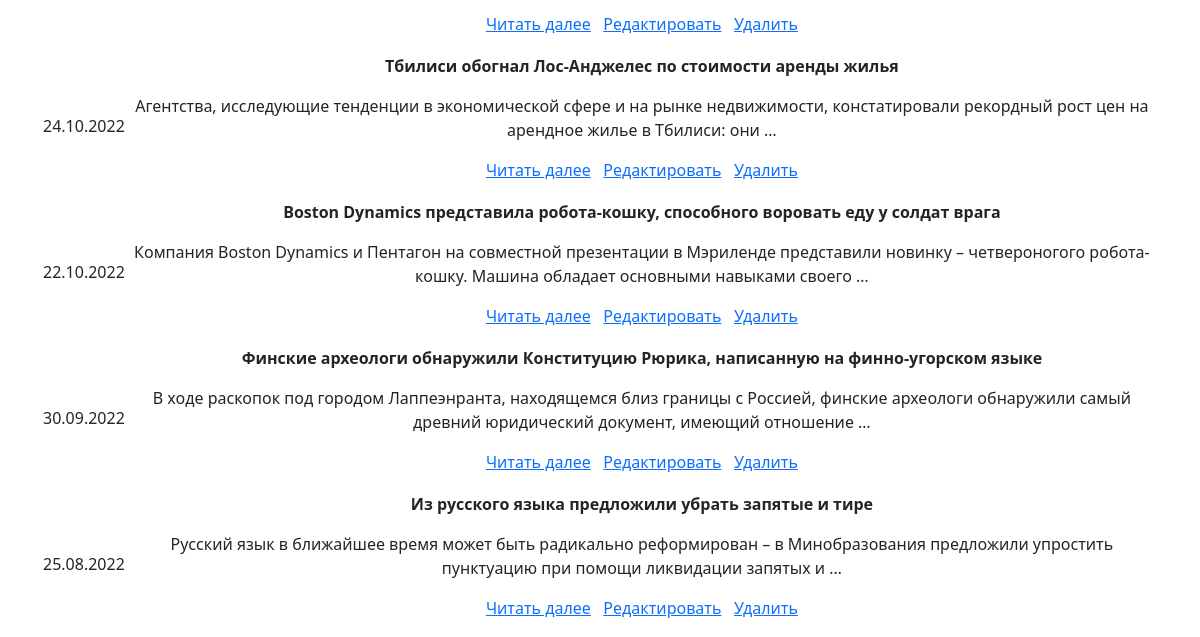
The page /news/search/ (lower part) on the database as committed earlier.
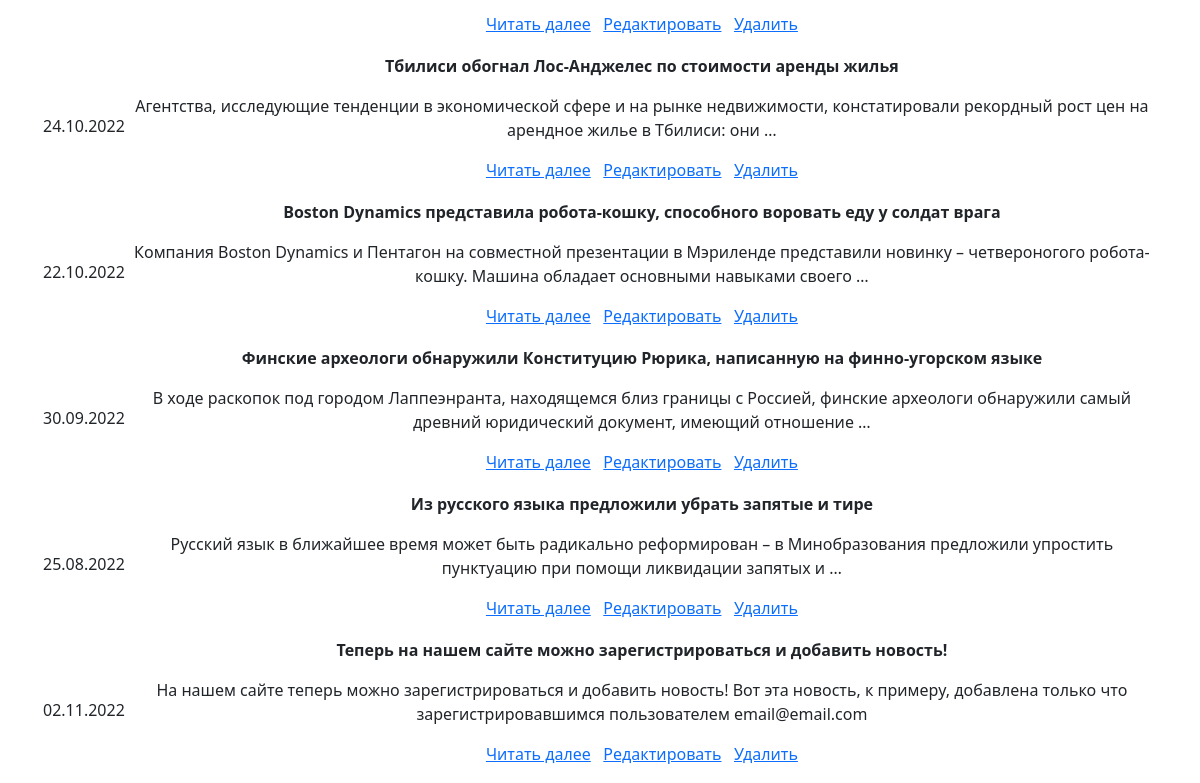
The same page on the database as committed later.
### news/models.py (models this page shows, shortened)
class Post(models.Model):
    author = models.ForeignKey(Author, on_delete=models.CASCADE)
    categories = models.ManyToManyField(Category, through='PostCategory')
    post_type = models.CharField(max_length=7, choices=POST_TYPE, default=article)
    create_time = models.DateTimeField(auto_now_add=True)
    title = models.TextField(default='Заголовок статьи')
    text = models.TextField(default='Текст статьи')
    rating = models.IntegerField(default=0)

### news/views.py (the view)
# urls.py: path('search/', PostSearch.as_view(), name='post_search')
class PostSearch(ListView):
    model = Post
    template_name = 'news_search.html'
    context_object_name = 'posts'
    def get_queryset(self):
        queryset = super().get_queryset()
        self.filterset = PostFilter(self.request.GET, queryset)
        return self.filterset.qs
    def get_context_data(self, **kwargs):
        context = super().get_context_data(**kwargs)
        context['filterset'] = self.filterset
        return context

### news/templates/news_search.html (shortened to what this page needs)
{% extends 'flatpages/default.html' %}
{% block content %}
<table>
    {% for post in posts %}
    <tr>
        <td>{{ post.create_time|date:"d.m.Y" }}</td>
        <td>
            <p style="font-weight: bold">{{ post.title }}</p>
            <p>{{ post.text|truncatewords:20 }}</p>
            <p><a href="/news/{{ post.id }}">Читать далее</a>&nbsp;&nbsp;&nbsp;<a href="/news/{{ post.id }}/edit">Редактировать</a>&nbsp;&nbsp;&nbsp;<a href="/news/{{ post.id }}/delete">Удалить</a></p>
        </td>
    </tr>
    {% endfor %}
</table>
{% endblock content %}

Rows that differ between the two databases and show on the page:
added Post: create_time "02.11.2022", title "Теперь на нашем сайте можно зарегистрироваться и добавить новость!", text "На нашем сайте теперь можно зарегистрироваться и добавить новость! Вот эта новость, к примеру, добавлена только что зарегистрировавшимся пользователем email@email.com"
